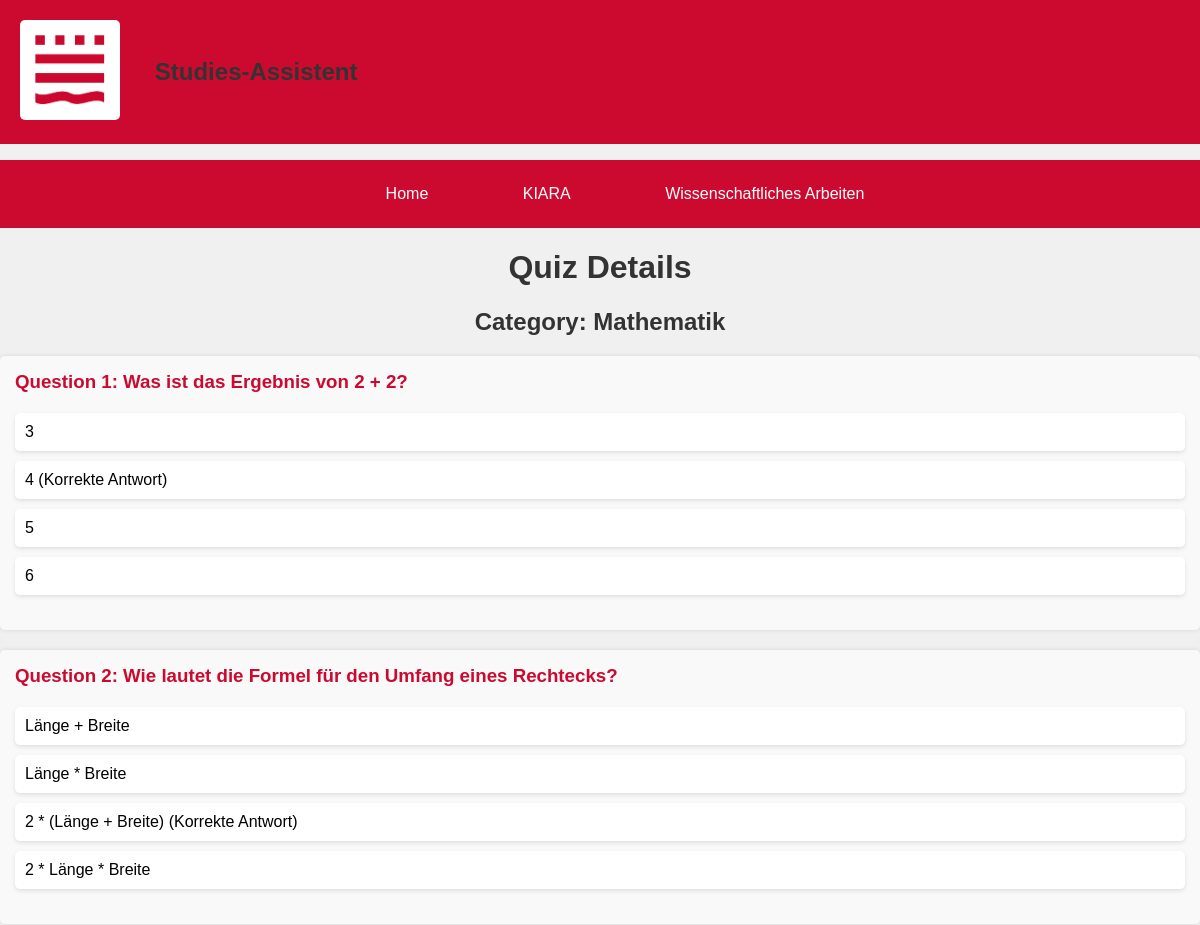
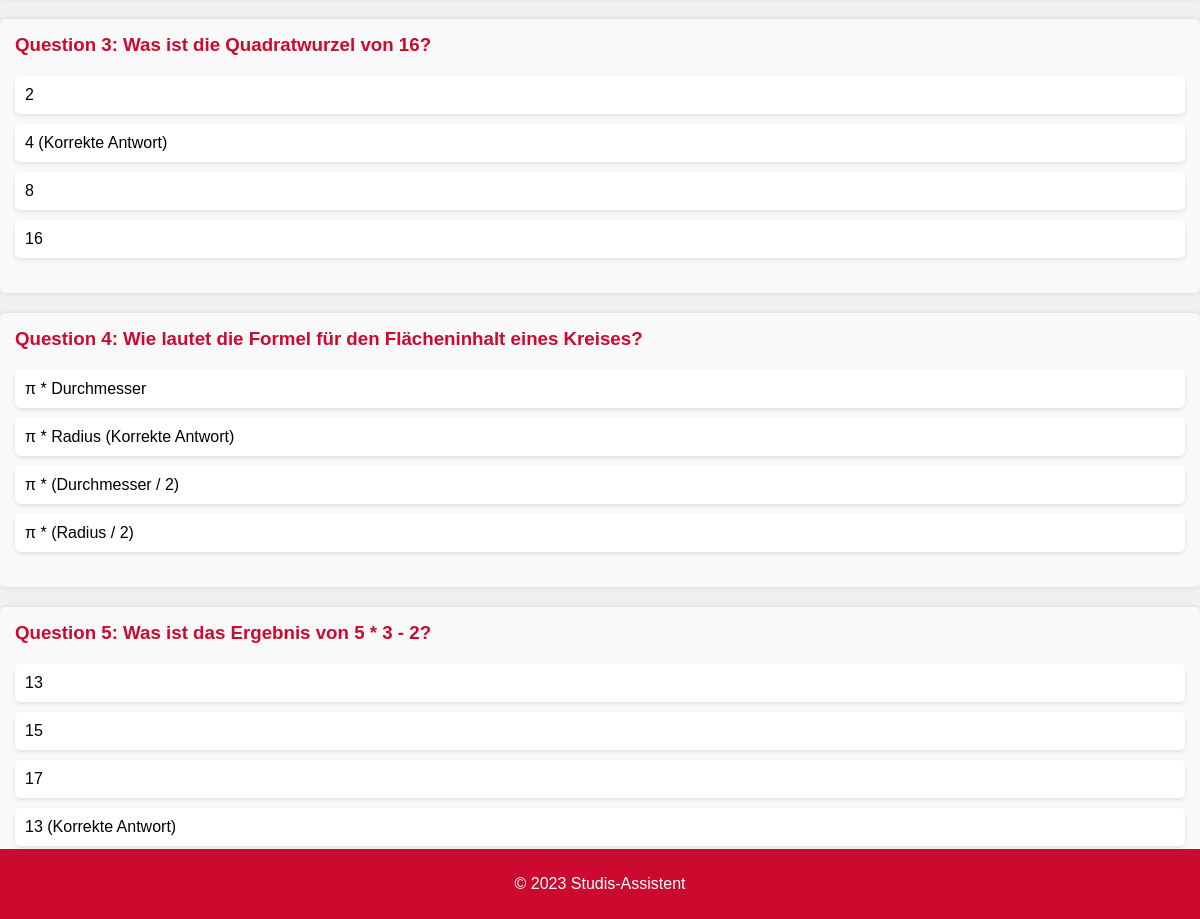
Screenshot of /view_quiz/91/ with the database file from the repository (2 pictures, top to bottom).
### quizzes/models.py (models this page shows, shortened)
class Quiz(models.Model):
    category = models.CharField(max_length=100)

class Question(models.Model):
    quiz = models.ForeignKey(Quiz, related_name='questions', on_delete=models.CASCADE)
    text = models.TextField()

class Option(models.Model):
    question = models.ForeignKey(Question, related_name='choices', on_delete=models.CASCADE)
    text = models.CharField(max_length=255)
    is_correct = models.BooleanField(default=False)

### quizzes/views.py (the view)
# urls.py: path('view_quiz/<int:quiz_id>/', views.view_quiz, name='view_quiz'),
def view_quiz(request, quiz_id):
    quiz = get_object_or_404(Quiz, pk=quiz_id)
    return render(request, 'quizzes/view_quiz.html', {'quiz': quiz})

### quizzes/templates/quizzes/view_quiz.html (shortened to what this page needs)
<!DOCTYPE html>
<html lang="en">
{% load static %}
<head>
    <link rel="stylesheet" href="{% static 'quizzes/css/styles.css' %}">
    <link rel="stylesheet" href="{% static 'quizzes/css/view_quiz.css' %}">
</head>
<body>
{% include 'quizzes/header.html' %}
{% include 'quizzes/navbar.html' %}
<h1>Quiz Details</h1>
<h2>Category: {{ quiz.category }}</h2>
{% for question in quiz.questions.all %}
<div class="question">
    <h3>Question {{ forloop.counter }}: {{ question.text }}</h3>
    <ul>
        {% for option in question.choices.all %}
        <li>{{ option.text }} {% if option.is_correct %}(Correct answer){% endif %}</li>
        {% endfor %}
    </ul>
</div>
{% endfor %}
<a href="{% url 'saved_quizzes' %}">Back to saved quizzes</a>
{% include 'quizzes/footer.html' %}
</body>
</html>

### quizzes/static/quizzes/css/styles.css (style rules this page uses)
body { margin: 0; padding: 0; font-family: Arial, sans-serif; background-color: #f0f0f0; }

### quizzes/static/quizzes/css/view_quiz.css (style rules this page uses)
h1, h2 { text-align: center; color: #333; }
.question { background-color: #f9f9f9; padding: 15px; margin-bottom: 20px; border-radius: 5px; box-shadow: 0 0 5px rgba(0, 0, 0, 0.1); }
.question h3 { margin-top: 0; color: #CC0A2F; }
.question ul { list-style-type: none; padding: 0; margin: 20px 0; }
.question li { background-color: #fff; margin: 10px 0; padding: 10px; border-radius: 5px; box-shadow: 0 2px 4px rgba(0, 0, 0, 0.1); }

### rows the page displays
Quiz: category "Mathematik"
Question: text "Was ist das Ergebnis von 2 + 2?"
Option: text "3"
Option: text "4 (Korrekte Antwort)"
Option: text "5"
Option: text "6"
Question: text "Wie lautet die Formel für den Umfang eines Rechtecks?"
Option: text "Länge + Breite"
Option: text "Länge * Breite"
Option: text "2 * (Länge + Breite) (Korrekte Antwort)"
Option: text "2 * Länge * Breite"
Question: text "Was ist die Quadratwurzel von 16?"
Option: text "2"
Option: text "4 (Korrekte Antwort)"
Option: text "8"
Option: text "16"
Question: text "Wie lautet die Formel für den Flächeninhalt eines Kreises?"
Option: text "π * Durchmesser"
Option: text "π * Radius (Korrekte Antwort)"
Option: text "π * (Durchmesser / 2)"
Option: text "π * (Radius / 2)"
Question: text "Was ist das Ergebnis von 5 * 3 - 2?"
Option: text "13"
Option: text "15"
Option: text "17"
Option: text "13 (Korrekte Antwort)"
